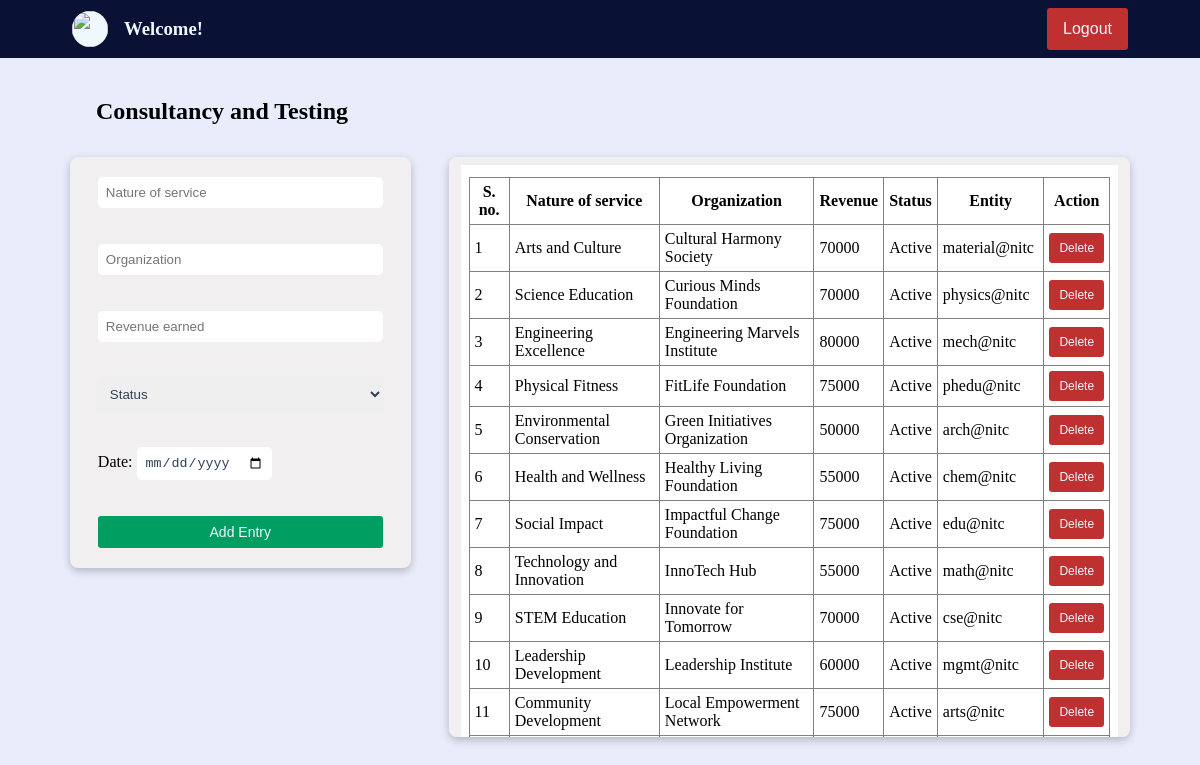
The page /forms/consultancy.php on the database its author committed.
### tables this page shows
CREATE TABLE `consultancy` (
  `nature` varchar(80) NOT NULL,
  `organization` varchar(80) NOT NULL,
  `revenue` int(10) NOT NULL,
  `status` varchar(80) NOT NULL,
  `entity` varchar(120) NOT NULL,
  `date` date DEFAULT NULL
);

### forms/consultancy.php (the view, shortened to what this page needs)
<?php
if (empty($_SESSION['access_token'])) {
    $fname = "Welcome! ";
    $lname = $_GET["user"];
    $pic = "../asset/nitc_logo_icon.svg";
} else {
    $fname = $_SESSION["first_name"];
    $lname = $_SESSION['last_name'];
    $pic = $_SESSION['profile_picture'];
    $mail = $_SESSION['email_address'];
}
?>
<!DOCTYPE html>
<html>
<head>
    <link href="../styles/forms.css" type="text/css" rel="stylesheet">
</head>
<body>
    <div class="container">
        <?php
        echo '<div class="user_strip">
                <a href="../dashboard.php?user=' . $lname . '" class="user_to_dash">
                    <div class="user">
                        <img src="' . $pic . '" class="user_image" />
                        <h3>' . $fname . ' ' . $lname . '</h3>
                    </div>
                </a>
                <div class="logout_btn_holder">
                    <a href="../logout.php" class="">
                        <button class="logout_btn">Logout</button>
                    </a>
                </div  >
            </div>';
        ?>
        <div class="subcontainer">
            <h2>Consultancy and Testing</h2>
            <div class="content_container">
                <div class="left_container">
                    <div class="form_container">
                        <form id="myForm" action="" method="post" onsubmit="return validateForm();" class="form_field">
                            <input type="text" name="nature" placeholder="Nature of service"
                                class="input-fields"><br><br>
                            <input type="text" name="org" placeholder="Organization" class="input-fields"><br><br>
                            <input type="text" type="number" onkeypress="return isNumberKey(event)" name="revenue"
                                placeholder="Revenue earned" class="input-fields"><br><br>
                            <select name="status" class="input-fields">
                                <option disabled selected>Status</option>
                            </select><br><br>
                            <div>
                                <label for="date">Date: </label>
                                <input type="date" name="date" id="date" class="input-fields">
                            </div><br><br>
                            <input type="submit" class="submit-button" value="Add Entry">
                        </form>
                    </div>
                </div>
                <div class="table_container">
                    <?php
                    $con = mysqli_connect('localhost', 'root', '', 'imsdemo');
                    $entity = $_GET["user"];
                    if ($entity == 'admin' || $entity == '')
                        $sql = "SELECT * FROM consultancy";
                    else
                        $sql = "SELECT * FROM consultancy where entity='$entity'";
                    $rs = mysqli_query($con, $sql);
                    echo '<div class="table_field">';
                    echo '
                <table border="1">
                <tr>
                    <th class="box">S. no.</th>
                    <th class="box">Nature of service</th>
                    <th class="box">Organization</th>
                    <th class="box">Revenue</th>
                    <th class="box">Status</th>
                    <th class="box">Entity</th>
                    <th class="box">Action</th>
                </tr>';
                    $count = 1;
                    while ($row = mysqli_fetch_assoc($rs)) {
                        $nature = $row['nature'];
                        $org = $row['organization'];
                        $revenue = $row['revenue'];
                        $status = $row['status'];
                        $dep = $row['entity'];
                        echo '<tr>
                    <td class="box sn">' . $count . '</td>
                    <td class="box nature">' . $nature . '</td>
                    <td class="box org">' . $org . '</td>
                    <td class="box rev">' . $revenue . '</td>
                    <td class="box status">' . $status . '</td>
                    <td class="box entity">' . $dep . '</td>
                    <td  class="box button_box btn"><button class="delete_btn" data-id="' . $org . '">Delete</button></td>';
                        $count++;
                    }
                    echo '</div>';
                    ?>
                </div>
            </div>
        </div>
    </div>
</body>
</html>

### styles/forms.css (style rules this page uses)
* { padding: 0; margin: 0; box-sizing: border-box; }
.container { height: 100vh; width: 100vw; padding: 0; background-color: #E9EDFB; overflow: auto; }
.subcontainer { display: flex; flex-direction: column; padding: 2.5rem 2rem; }
h2 { margin-left: 4rem; }
.user_to_dash { text-decoration: none; color: aliceblue; }
.user_strip { background-color: #091235; color: aliceblue; display: flex; align-items: center; justify-content: space-between; padding: 8px; }
.user { display: flex; align-items: center; margin-left: 4em; gap: 16px; }
.user_image { width: 36px; height: 36px; border-radius: 100%; background-color:aliceblue; }
.logout_btn_holder { width: fit-content; margin-right: 4em; }
.logout_btn { font-size: 16px; padding: 12px 16px; border: none; border-radius: 0.2rem; color: aliceblue; cursor: pointer; transition: all; transition-duration: 150ms; background-color: #BF3131; }
.content_container { display: flex; justify-content: space-evenly; align-items: start; width: 100%; margin-top: 2rem; }
.left_container { width: 30%; display: flex; gap: 16px; flex-direction: column; }
.form_container { display: flex; flex-direction: column; width: 100%; justify-content: space-evenly; background-color: #F1EFEF; border-radius: 0.5em; padding: 8px 12px; height: auto; box-shadow: rgba(0, 0, 0, 0.24) 0px 3px 8px; }
.form_field { display: flex; flex-direction: column; padding: 12px 16px; }
.input-fields { padding: 8px; border: none; border-radius: 0.3rem; color: rgb(51 65 85); transition: all; transition-duration: 150ms; }
.submit-button { font-size: 14px; width: 100%; padding: 8px 0px; border: none; border-radius: 0.2rem; color: aliceblue; cursor: pointer; transition: all; transition-duration: 150ms; background-color: #009E60; }
.table_container { display: flex; flex-direction: column; width: 60%; justify-content: start; background-color: #F1EFEF; border-radius: 0.5em; padding: 8px 12px; max-height: 580px; overflow: scroll; box-shadow: rgba(0, 0, 0, 0.24) 0px 3px 8px; }
.table_field { background-color: white; width: 100%; height: 100%; padding: 12px 8px; }
table { width: 100%; border-collapse: collapse; }
.box { padding: 5px; word-wrap: break-word; }
.name, .entity, .s_date, .e_date, .qual { text-wrap: nowrap; }
.button_box { text-align: center; }
.delete_btn { font-size: 12px; padding: 8px 10px; border: none; border-radius: 0.2rem; color: aliceblue; cursor: pointer; transition: all; transition-duration: 150ms; background-color: #BF3131; }

### rows shown on the page
consultancy: nature "Arts and Culture", organization "Cultural Harmony Society", revenue "70000", status "Active", entity "material@nitc"
consultancy: nature "Science Education", organization "Curious Minds Foundation", revenue "70000", status "Active", entity "physics@nitc"
consultancy: nature "Engineering Excellence", organization "Engineering Marvels Institute", revenue "80000", status "Active", entity "mech@nitc"
consultancy: nature "Physical Fitness", organization "FitLife Foundation", revenue "75000", status "Active", entity "phedu@nitc"
consultancy: nature "Environmental Conservation", organization "Green Initiatives Organization", revenue "50000", status "Active", entity "arch@nitc"
consultancy: nature "Health and Wellness", organization "Healthy Living Foundation", revenue "55000", status "Active", entity "chem@nitc"
consultancy: nature "Social Impact", organization "Impactful Change Foundation", revenue "75000", status "Active", entity "edu@nitc"
consultancy: nature "Technology and Innovation", organization "InnoTech Hub", revenue "55000", status "Active", entity "math@nitc"
consultancy: nature "STEM Education", organization "Innovate for Tomorrow", revenue "70000", status "Active", entity "cse@nitc"
consultancy: nature "Leadership Development", organization "Leadership Institute", revenue "60000", status "Active", entity "mgmt@nitc"
consultancy: nature "Community Development", organization "Local Empowerment Network", revenue "75000", status "Active", entity "arts@nitc"

### other values the page prints
$fname "Welcome!"
